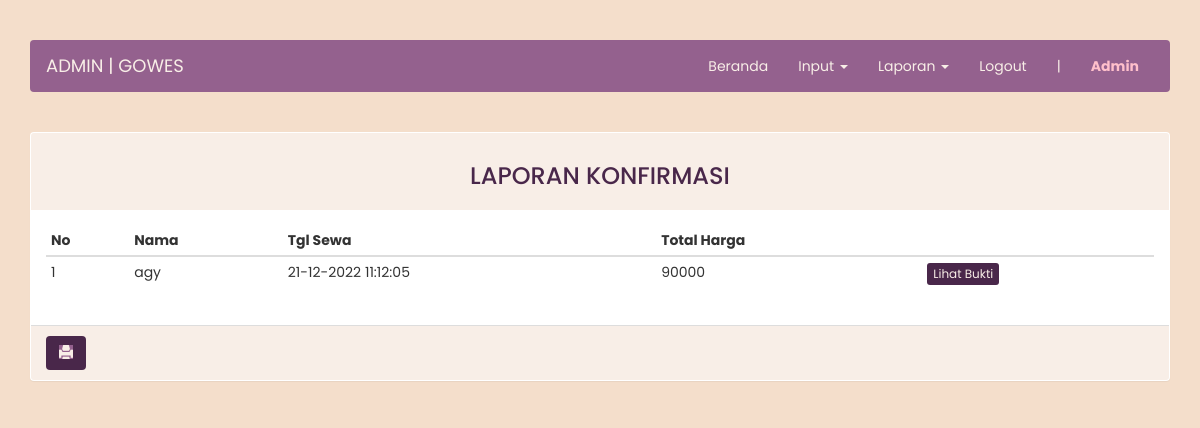
Page /homepage/pemesanan/admin/index.php?page=lap_konfirmasi (signed in) on the committed database.
### tables this page shows
CREATE TABLE `transaksi` (
  `id_transaksi` int(11) NOT NULL,
  `id_pelanggan` int(11) NOT NULL,
  `id_sepeda` int(11) NOT NULL,
  `tgl_sewa` datetime NOT NULL,
  `tgl_ambil` datetime DEFAULT NULL,
  `tgl_kembali` datetime DEFAULT NULL,
  `lama` tinyint(1) NOT NULL,
  `total_harga` int(7) NOT NULL,
  `status` enum('0','1') NOT NULL,
  `jaminan` varchar(30) NOT NULL,
  `denda` int(7) DEFAULT 0,
  `jatuh_tempo` datetime NOT NULL,
  `konfirmasi` enum('0','1') DEFAULT NULL,
  `pembatalan` enum('0','1') DEFAULT NULL
);

CREATE TABLE `pelanggan` (
  `id_pelanggan` int(11) NOT NULL,
  `no_ktp` char(16) NOT NULL,
  `nama` varchar(30) NOT NULL,
  `email` varchar(30) NOT NULL,
  `no_telp` char(12) NOT NULL,
  `alamat` varchar(50) DEFAULT NULL,
  `username` varchar(10) NOT NULL,
  `password` varchar(32) NOT NULL
);

### homepage/pemesanan/admin/page/lap_konfirmasi.php (the view, shortened to what this page needs)
<br>
  <div class="panel">
      <div class="panel-heading"><h3 class="text-center">LAPORAN KONFIRMASI</h3></div>
      <div class="panel-body">
          <table class="table table-condensed">
              <thead>
                  <tr>
                      <th>No</th>
                      <th>Nama</th>
                      <th>Tgl Sewa</th>
                      <th>Total Harga</th>
                      <th class="hidden-print"></th>
                  </tr>
              </thead>
              <tbody>
                  <?php $no = 1; ?>
                  <?php if ($query = $connection->query("SELECT * FROM transaksi JOIN pelanggan USING(id_pelanggan) JOIN konfirmasi USING(id_transaksi)")): ?>
                      <?php while($row = $query->fetch_assoc()): ?>
                      <tr>
                          <td><?=$no++?></td>
                          <td><?=$row['nama']?></td>
                          <td><?=date("d-m-Y H:i:s", strtotime($row['tgl_sewa']))?></td>
                          <td><?=$row['total_harga']?></td>
                          <td class="hidden-print">
                            <a  href="../assets/img/bukti/<?=$row['bukti']?>" class="btn btn-xs fancybox">Lihat Bukti</a>
                          </td>
                      </tr>
                      <?php endwhile ?>
                  <?php endif ?>
              </tbody>
          </table>
      </div>
      <div class="panel-footer hidden-print">
          <a onClick="window.print();return false" class="btn"><i class="glyphicon glyphicon-print"></i></a>
      </div>
  </div>

### homepage/pemesanan/admin/index.php (style rules this page uses)
* { font-family: 'Poppins', sans-serif; }
body { margin-top: 40px; background-color: #F4DECB; }
.panel .panel-heading { background-color:#F8EEE7; }
.panel-footer { background-color: #F8EEE7; }
.btn { background-color: #49274A; color: #F8EEE7; }
.text-center { color: #49274A; }
.btn:hover, .glyphicon { background-color: #94618E; }

### rows in the picture
transaksi: id_pelanggan.nama "agy", tgl_sewa "21-12-2022 11:12:05", total_harga "90000"

### other values in the picture
$_SESSION["admin"]["username"] "Admin"
